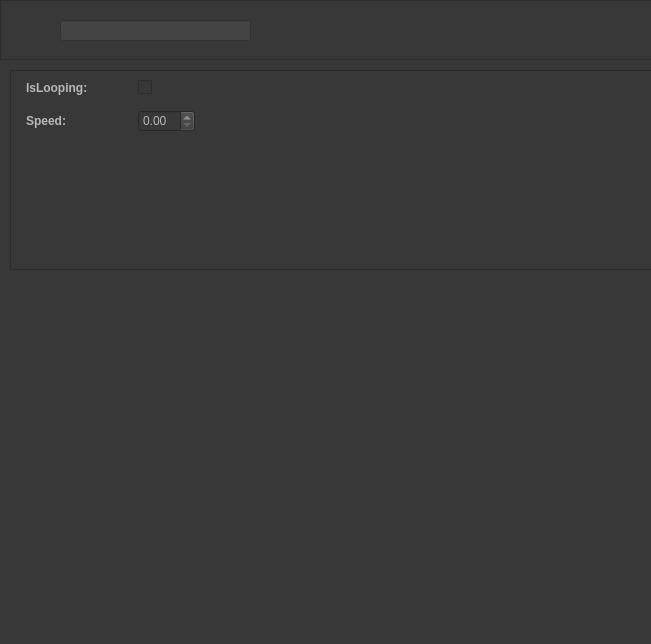
<?xml version="1.0" encoding="UTF-8"?>
<ui version="4.0">
 <class>InspectorWidget</class>
 <widget class="QWidget" name="InspectorWidget">
  <property name="geometry">
   <rect>
    <x>0</x>
    <y>0</y>
    <width>651</width>
    <height>644</height>
   </rect>
  </property>
  <property name="maximumSize">
   <size>
    <width>1000</width>
    <height>16777215</height>
   </size>
  </property>
  <property name="windowTitle">
   <string>Form</string>
  </property>
  <property name="styleSheet">
   <string notr="true">color: #b8b8b8; background: #383838;</string>
  </property>
  <widget class="QWidget" name="ContentWidget" native="true">
   <property name="geometry">
    <rect>
     <x>0</x>
     <y>60</y>
     <width>1000</width>
     <height>2000</height>
    </rect>
   </property>
   <property name="styleSheet">
    <string notr="true">background: #383838;</string>
   </property>
   <widget class="QFrame" name="NodeContentFrame">
    <property name="geometry">
     <rect>
      <x>10</x>
      <y>10</y>
      <width>1000</width>
      <height>200</height>
     </rect>
    </property>
    <property name="frameShape">
     <enum>QFrame::StyledPanel</enum>
    </property>
    <property name="frameShadow">
     <enum>QFrame::Raised</enum>
    </property>
    <layout class="QFormLayout" name="formLayout">
     <property name="horizontalSpacing">
      <number>50</number>
     </property>
     <property name="verticalSpacing">
      <number>15</number>
     </property>
     <property name="leftMargin">
      <number>15</number>
     </property>
     <item row="0" column="0">
      <widget class="QLabel" name="label">
       <property name="font">
        <font>
         <weight>75</weight>
         <bold>true</bold>
        </font>
       </property>
       <property name="text">
        <string>IsLooping:</string>
       </property>
      </widget>
     </item>
     <item row="0" column="1">
      <widget class="QCheckBox" name="NodeIsLooping">
       <property name="text">
        <string/>
       </property>
       <property name="tristate">
        <bool>false</bool>
       </property>
      </widget>
     </item>
     <item row="1" column="0">
      <widget class="QLabel" name="label_2">
       <property name="font">
        <font>
         <weight>75</weight>
         <bold>true</bold>
        </font>
       </property>
       <property name="text">
        <string>Speed:</string>
       </property>
      </widget>
     </item>
     <item row="1" column="1">
      <widget class="QDoubleSpinBox" name="NodeSpeed">
       <property name="sizePolicy">
        <sizepolicy hsizetype="Fixed" vsizetype="Fixed">
         <horstretch>0</horstretch>
         <verstretch>0</verstretch>
        </sizepolicy>
       </property>
      </widget>
     </item>
    </layout>
   </widget>
   <widget class="QFrame" name="TransitionContentFrame">
    <property name="geometry">
     <rect>
      <x>10</x>
      <y>10</y>
      <width>1000</width>
      <height>200</height>
     </rect>
    </property>
    <property name="frameShape">
     <enum>QFrame::StyledPanel</enum>
    </property>
    <property name="frameShadow">
     <enum>QFrame::Raised</enum>
    </property>
    <layout class="QFormLayout" name="formLayout_2">
     <property name="horizontalSpacing">
      <number>50</number>
     </property>
     <property name="verticalSpacing">
      <number>15</number>
     </property>
     <property name="leftMargin">
      <number>15</number>
     </property>
     <item row="0" column="0">
      <widget class="QLabel" name="label_7">
       <property name="font">
        <font>
         <weight>75</weight>
         <bold>true</bold>
        </font>
       </property>
       <property name="text">
        <string>Trigger</string>
       </property>
      </widget>
     </item>
     <item row="1" column="0">
      <widget class="QLabel" name="label_3">
       <property name="font">
        <font>
         <weight>75</weight>
         <bold>true</bold>
        </font>
       </property>
       <property name="text">
        <string>From:</string>
       </property>
      </widget>
     </item>
     <item row="1" column="1">
      <widget class="QLabel" name="TransitionFrom">
       <property name="font">
        <font>
         <weight>50</weight>
         <bold>false</bold>
        </font>
       </property>
       <property name="text">
        <string>&lt;from_transition&gt;</string>
       </property>
      </widget>
     </item>
     <item row="2" column="0">
      <widget class="QLabel" name="label_4">
       <property name="font">
        <font>
         <weight>75</weight>
         <bold>true</bold>
        </font>
       </property>
       <property name="text">
        <string>To:</string>
       </property>
      </widget>
     </item>
     <item row="2" column="1">
      <widget class="QLabel" name="TransitionTo">
       <property name="font">
        <font>
         <weight>50</weight>
         <bold>false</bold>
        </font>
       </property>
       <property name="text">
        <string>&lt;to_transition&gt;</string>
       </property>
      </widget>
     </item>
     <item row="0" column="1">
      <widget class="QLineEdit" name="TransitionTrigger">
       <property name="sizePolicy">
        <sizepolicy hsizetype="Fixed" vsizetype="Fixed">
         <horstretch>0</horstretch>
         <verstretch>0</verstretch>
        </sizepolicy>
       </property>
       <property name="minimumSize">
        <size>
         <width>0</width>
         <height>0</height>
        </size>
       </property>
       <property name="sizeIncrement">
        <size>
         <width>0</width>
         <height>0</height>
        </size>
       </property>
       <property name="baseSize">
        <size>
         <width>0</width>
         <height>0</height>
        </size>
       </property>
      </widget>
     </item>
    </layout>
   </widget>
   <zorder>TransitionContentFrame</zorder>
   <zorder>NodeContentFrame</zorder>
  </widget>
  <widget class="QFrame" name="TitleFrame">
   <property name="geometry">
    <rect>
     <x>0</x>
     <y>0</y>
     <width>1000</width>
     <height>60</height>
    </rect>
   </property>
   <property name="frameShape">
    <enum>QFrame::StyledPanel</enum>
   </property>
   <property name="frameShadow">
    <enum>QFrame::Sunken</enum>
   </property>
   <property name="lineWidth">
    <number>5</number>
   </property>
   <property name="midLineWidth">
    <number>5</number>
   </property>
   <widget class="QLineEdit" name="ObjectName">
    <property name="geometry">
     <rect>
      <x>60</x>
      <y>20</y>
      <width>191</width>
      <height>21</height>
     </rect>
    </property>
    <property name="styleSheet">
     <string notr="true">background: #444444;</string>
    </property>
   </widget>
   <widget class="QLabel" name="NodeLogo">
    <property name="geometry">
     <rect>
      <x>10</x>
      <y>10</y>
      <width>40</width>
      <height>40</height>
     </rect>
    </property>
    <property name="text">
     <string/>
    </property>
    <property name="pixmap">
     <pixmap resource="images.qrc">:/images/logo-animation.png</pixmap>
    </property>
    <property name="scaledContents">
     <bool>true</bool>
    </property>
   </widget>
   <widget class="QLabel" name="TransitionLogo">
    <property name="geometry">
     <rect>
      <x>10</x>
      <y>10</y>
      <width>40</width>
      <height>40</height>
     </rect>
    </property>
    <property name="text">
     <string/>
    </property>
    <property name="pixmap">
     <pixmap resource="images.qrc">:/images/logo-transition.png</pixmap>
    </property>
    <property name="scaledContents">
     <bool>true</bool>
    </property>
   </widget>
  </widget>
 </widget>
 <resources>
  <include location="images.qrc"/>
 </resources>
 <connections/>
</ui>
